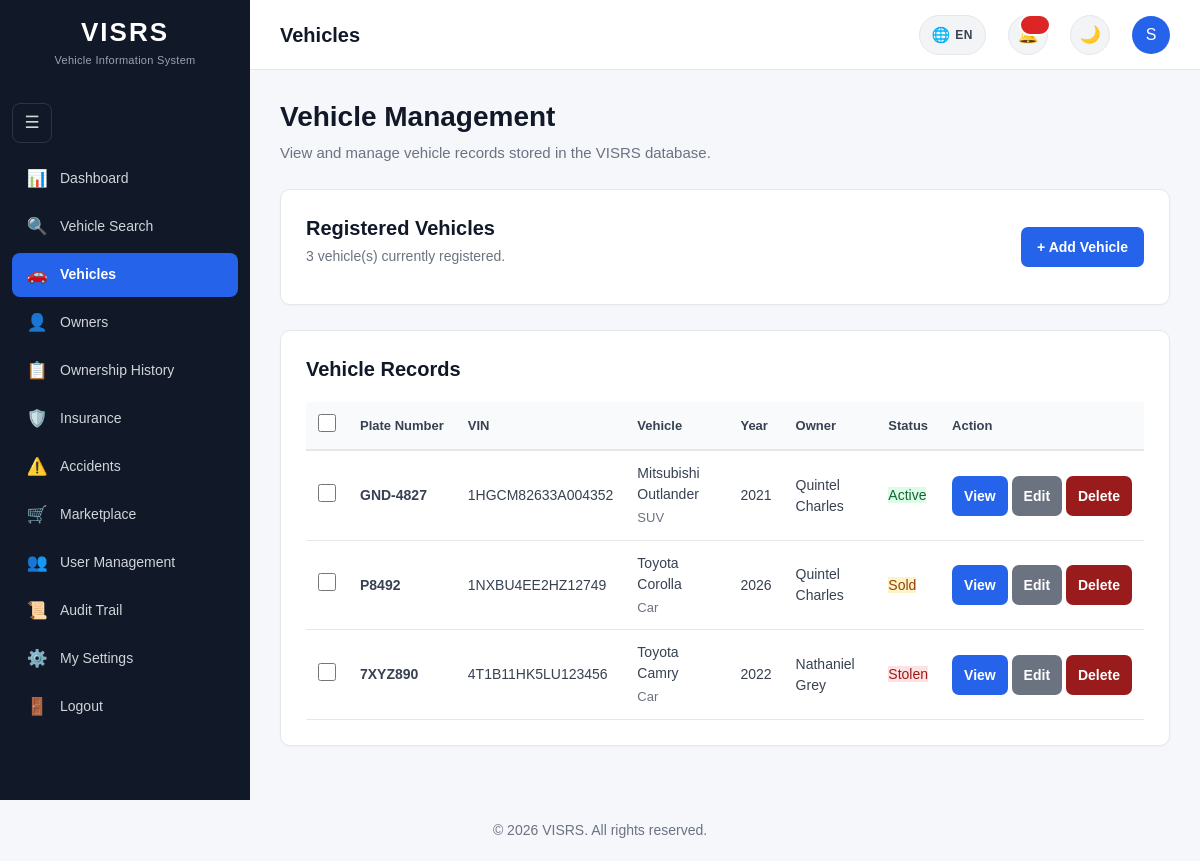
The page /vehicles/index.php (signed in) on the database its author committed.
### tables this page shows
CREATE TABLE `vehicles` (
  `VehicleID` int(11) NOT NULL,
  `PlateNumber` varchar(20) NOT NULL,
  `VIN` varchar(50) NOT NULL,
  `OwnerID` int(11) NOT NULL,
  `SellerID` int(11) DEFAULT NULL,
  `Make` varchar(100) NOT NULL,
  `Model` varchar(100) NOT NULL,
  `VehicleYear` year(4) NOT NULL,
  `Mileage` int(10) UNSIGNED DEFAULT NULL,
  `LastServiceDate` date DEFAULT NULL,
  `OilChangeIntervalKm` int(10) UNSIGNED DEFAULT NULL,
  `LastOilChangeDate` date DEFAULT NULL,
  `LastOilChangeMileage` int(10) UNSIGNED DEFAULT NULL,
  `Color` varchar(50) DEFAULT NULL,
  `VehicleType` varchar(50) DEFAULT NULL,
  `EngineNumber` varchar(100) DEFAULT NULL,
  `RegistrationDate` date DEFAULT NULL,
  `Status` enum('Active','Inactive','Stolen','Sold') NOT NULL DEFAULT 'Active',
  `CreatedAt` timestamp NOT NULL DEFAULT current_timestamp()
);

CREATE TABLE `owners` (
  `OwnerID` int(11) NOT NULL,
  `FirstName` varchar(100) NOT NULL,
  `LastName` varchar(100) NOT NULL,
  `Address` varchar(255) DEFAULT NULL,
  `Phone` varchar(30) DEFAULT NULL,
  `Email` varchar(150) DEFAULT NULL,
  `CreatedAt` timestamp NOT NULL DEFAULT current_timestamp()
);

### vehicles/index.php (the view, shortened to what the rows shown need)
<?php
require_once __DIR__ . "/../includes/auth.php";
require_once __DIR__ . "/../includes/database.php";
$perPage = 25;
$countStmt = $pdo->query("SELECT COUNT(*) FROM vehicles");
$totalVehicles = (int) $countStmt->fetchColumn();
$pagination = paginationMeta($totalVehicles, $perPage);
$stmt = $pdo->prepare("
    SELECT
        v.VehicleID,
        v.PlateNumber,
        v.VIN,
        v.Make,
        v.Model,
        v.VehicleYear,
        v.Color,
        v.VehicleType,
        v.Status,
        o.FirstName,
        o.LastName
    FROM vehicles v
    INNER JOIN owners o
        ON v.OwnerID = o.OwnerID
    ORDER BY v.VehicleID DESC
    LIMIT ? OFFSET ?
");
$stmt->bindValue(1, $pagination["perPage"], PDO::PARAM_INT);
$stmt->bindValue(2, $pagination["offset"],  PDO::PARAM_INT);
$stmt->execute();
$vehicles = $stmt->fetchAll();
require_once "../includes/head.php";
?>
<body>
<div class="layout">
    <?php
    include __DIR__ . "/../includes/sidebar.php";
    ?>
    <main class="main-content">
        <main class="content">
            <h1 class="page-title">
                Vehicle Management
            </h1>
            <section class="card">
                <div
                    style="
                        display:flex;
                        justify-content:space-between;
                        align-items:center;
                        gap:15px;
                        flex-wrap:wrap;
                    "
                >
                    <div>
                        <h2 style="margin-bottom:5px;">
                            Registered Vehicles
                        </h2>
                    </div>
                </div>
            </section>
            <section
                class="card"
                style="margin-top:20px;"
            >
                <h2>
                    Vehicle Records
                </h2>
                <?php if (!empty($vehicles)): ?>
                    <form
                        method="POST"
                        action="bulk_delete.php"
                        id="bulkForm"
                    >
                        <div
                            style="
                                overflow-x:auto;
                                margin-top:15px;
                            "
                        >
                            <table
                                id="vehiclesTable"
                                style="
                                    width:100%;
                                    border-collapse:collapse;
                                "
                            >
                                <thead>
                                    <tr
                                        style="
                                            border-bottom:2px solid #e5e7eb;
                                            text-align:left;
                                        "
                                    >
                                        <?php if (canManageVehicles()): ?>
                                            <th
                                                style="
                                                    padding:12px;
                                                    width:36px;
                                                "
                                            >
                                                <input
                                                    type="checkbox"
                                                    id="selectAll"
                                                    aria-label="Select all vehicles"
                                                >
                                            </th>
                                        <?php endif; ?>
                                        <th style="padding:12px;">
                                            Plate Number
                                        </th>
                                        <th style="padding:12px;">
                                            VIN
                                        </th>
                                        <th style="padding:12px;">
                                            Vehicle
                                        </th>
                                        <th style="padding:12px;">
                                            Year
                                        </th>
                                        <th style="padding:12px;">
                                            Owner
                                        </th>
                                        <th style="padding:12px;">
                                            Status
                                        </th>
                                        <th style="padding:12px;">
                                            Action
                                        </th>
                                    </tr>
                                </thead>
                                <tbody>
                                    <?php foreach (
                                        $vehicles as $vehicle
                                    ): ?>
                                        <tr
                                            style="
                                                border-bottom:1px solid #e5e7eb;
                                            "
                                        >
                                            <?php if (canManageVehicles()): ?>
                                                <td style="padding:12px;">
                                                    <input
                                                        type="checkbox"
                                                        name="selected_ids[]"
                                                        value="<?= (int) $vehicle["VehicleID"] ?>"
                                                        class="row-checkbox"
                                                        aria-label="Select this vehicle"
                                                    >
                                                </td>
                                            <?php endif; ?>
                                            <td style="padding:12px;">
                                                <strong>
                                                    <?= htmlspecialchars(
                                                        $vehicle["PlateNumber"]
                                                    ) ?>
                                                </strong>
                                            </td>
                                            <td style="padding:12px;">
                                                <?= htmlspecialchars(
                                                    $vehicle["VIN"]
                                                ) ?>
                                            </td>
                                            <td style="padding:12px;">
                                                <?= htmlspecialchars(
                                                    $vehicle["Make"]
                                                ) ?>
                                                <?= htmlspecialchars(
                                                    $vehicle["Model"]
                                                ) ?>
                                                <?php if (
                                                    !empty(
                                                        $vehicle["VehicleType"]
                                                    )
                                                ): ?>
                                                    <div
                                                        style="
                                                            color:#6b7280;
                                                            font-size:13px;
                                                            margin-top:3px;
                                                        "
                                                    >
                                                        <?= htmlspecialchars(
                                                            $vehicle["VehicleType"]
                                                        ) ?>
                                                    </div>
                                                <?php endif; ?>
                                            </td>
                                            <td style="padding:12px;">
                                                <?= htmlspecialchars(
                                                    $vehicle["VehicleYear"]
                                                ) ?>
                                            </td>
                                            <td style="padding:12px;">
                                                <?= htmlspecialchars(
                                                    $vehicle["FirstName"]
                                                ) ?>
                                                <?= htmlspecialchars(
                                                    $vehicle["LastName"]
                                                ) ?>
                                            </td>
                                            <td style="padding:12px;">
                                                <?php
                                                $statusClass = "";
                                                switch (
                                                    $vehicle["Status"]
                                                ) {
                                                    case "Active":
                                                        $statusClass =
                                                            "status-active";
                                                        break;
                                                    case "Stolen":
                                                        $statusClass =
                                                            "status-stolen";
                                                        break;
                                                    case "Sold":
                                                        $statusClass =
                                                            "status-sold";
                                                        break;
                                                }
                                                ?>
                                                <span
                                                    class="<?= htmlspecialchars(
                                                        $statusClass
                                                    ) ?>"
                                                >
                                                    <?= htmlspecialchars(
                                                        $vehicle["Status"]
                                                    ) ?>
                                                </span>
                                            </td>
                                            <td
                                                style="
                                                    padding:12px;
                                                    white-space:nowrap;
                                                "
                                            >
                                                <a
                                                    href="view.php?id=<?= (int) $vehicle["VehicleID"] ?>"
                                                    class="button"
                                                    style="
                                                        padding:8px 12px;
                                                    "
                                                >
                                                    View
                                                </a>
                                                <?php if (
                                                    canManageVehicles()
                                                ): ?>
                                                    <a
                                                        href="edit.php?id=<?= (int) $vehicle["VehicleID"] ?>"
                                                        class="button button-secondary"
                                                        style="
                                                            padding:8px 12px;
                                                        "
                                                    >
                                                        Edit
                                                    </a>
                                                    <a
                                                        href="delete.php?id=<?= (int) $vehicle["VehicleID"] ?>"
                                                        class="button"
                                                        style="
                                                            padding:8px 12px;
                                                            background:#991b1b;
                                                        "
                                                    >
                                                        Delete
                                                    </a>
                                                <?php endif; ?>
                                            </td>
                                        </tr>
                                    <?php endforeach; ?>
                                </tbody>
                            </table>
                        </div>
                    </form>
                <?php endif; ?>
            </section>
        </main>
    </main>
</div>
<?php include __DIR__ . "/../includes/footer.php"; ?>

### rows shown on the page
vehicles: PlateNumber "GND-4827", VIN "1HGCM82633A004352", Make "Mitsubishi", Model "Outlander", VehicleType "SUV", VehicleYear "2021", OwnerID.FirstName "Quintel", OwnerID.LastName "Charles", Status "Active"
vehicles: PlateNumber "P8492", VIN "1NXBU4EE2HZ12749", Make "Toyota", Model "Corolla", VehicleType "Car", VehicleYear "2026", OwnerID.FirstName "Quintel", OwnerID.LastName "Charles", Status "Sold"
vehicles: PlateNumber "7XYZ890", VIN "4T1B11HK5LU123456", Make "Toyota", Model "Camry", VehicleType "Car", VehicleYear "2022", OwnerID.FirstName "Nathaniel", OwnerID.LastName "Grey", Status "Stolen"

### other values the page prints
$pageTitle "Vehicles"
substr($headerFirstName, 0, 1) "S"
$pagination["totalRows"] "3"
